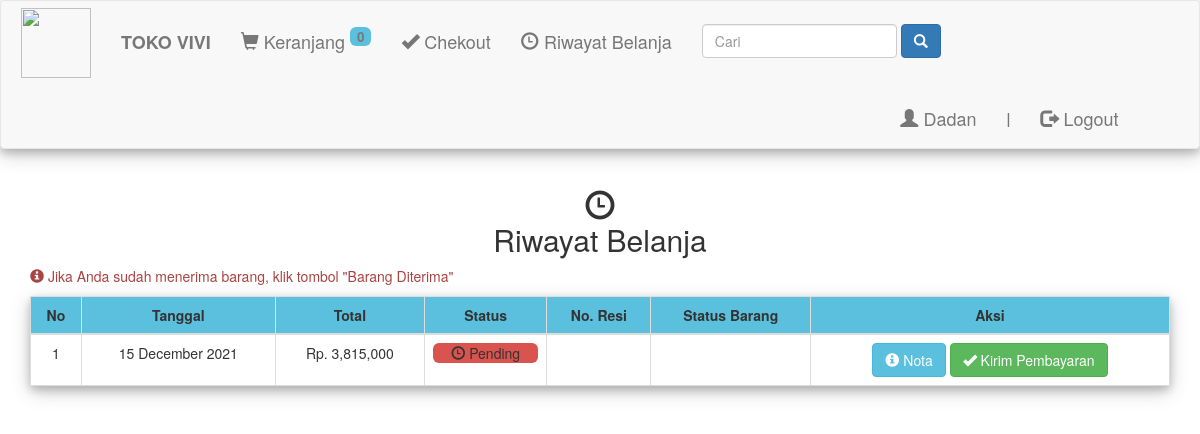
The app's page /riwayat.php (signed in) with its own data.
### tables this page shows
CREATE TABLE `pembelian` (
  `id_pembelian` int(11) NOT NULL,
  `id_pelanggan` int(11) NOT NULL,
  `id_ongkir` int(11) NOT NULL,
  `tanggal_pembelian` date NOT NULL,
  `total_pembelian` int(11) NOT NULL,
  `nama_kota` varchar(50) NOT NULL,
  `tarif` int(11) NOT NULL,
  `alamat_pengiriman` varchar(100) NOT NULL,
  `status_pembelian` varchar(100) NOT NULL DEFAULT 'pending'
);

### riwayat.php (the view, shortened to what this page needs)
<?php
include 'koneksi.php';
?>
<!DOCTYPE html>
<html lang="en">
<head>
	<link rel ="stylesheet" type="text/css" href="nav.css">
	<link rel="stylesheet" type="text/css" href="admin/assets/bower_components/bootstrap/dist/css/bootstrap.min.css">
</head>
<body>
	<?php include 'menu.php'; ?>
	<section class="riwayat">
		<div class="container">
			<h2 class="text-center"><span class="glyphicon glyphicon-time"></span><br>Riwayat Belanja <br></h2>
			<p class="text-left text-danger"><span class="glyphicon glyphicon-info-sign"></span> Jika Anda sudah menerima barang, klik tombol "Barang Diterima"</p>
			<table class="table table-bordered cari">
				<thead class="label-info">
					<tr>
						<th class="text-center">No</th>
						<th class="text-center">Tanggal</th>
						<th class="text-center">Total</th>
						<th class="text-center">Status</th>
						<th class="text-center">No. Resi</th>
						<th class="text-center">Status Barang</th>
						<th class="text-center">Aksi</th>
					</tr>
				</thead>
				<tbody>
					<?php
					$nomor = 1;
					$id_pelanggan = $_SESSION['pelanggan']['id_pelanggan'];
					$ambil = $koneksi->query("SELECT * FROM pembelian WHERE id_pelanggan = $id_pelanggan");
					while ($pecah = $ambil->fetch_assoc()) {
						$status = $pecah['status_pembelian'];?>
					<tr>
						<td class="text-center"><?php echo $nomor; ?></td>
						<td class="text-center"><?php echo date("d F Y", strtotime($pecah['tanggal_pembelian'])); ?></td>
						<td class="text-center">Rp. <?php echo number_format($pecah['total_pembelian']); ?></td>
						<?php if($status == "pending"){ ?>
						<td class="text-center"><p class="label-danger img-rounded"><span class="glyphicon glyphicon-time"></span> Pending</p></td>
							<?php } else if ($status == "Barang Dikirim") { ?>
						<td class="text-center"><p class="label-primary img-rounded"><span class="glyphicon glyphicon-time"></span> <?php echo $pecah['status_pembelian']; ?></p></td>
							<?php } else if ($status == "Barang Diterima") { ?>
						<td class="text-center"><p class="label-success img-rounded"><span class="glyphicon glyphicon-ok"></span> <?php echo $pecah['status_pembelian']; ?></p></td>
							<?php } else if ($status == "Menunggu Konfirmasi") { ?>
						<td class="text-center"><p class="label-warning img-rounded"><span class="glyphicon glyphicon-time"></span> <?php echo $pecah['status_pembelian']; ?></p></td>
							<?php } ?>
						<?php if ($status == "Barang Dikirim" OR $status == "Barang Diterima") { ?>
						<td class="text-center"><?php echo $pecah['resi_pengiriman']; ?> </td>
						<?php } else { ?> <td></td> <?php } ?>
						<?php if ($status == "Barang Dikirim") { ?>
						<td class="text-center">
							<a href="barang_diterima.php?id=<?php echo $pecah['id_pembelian'];?>" class="btn btn-primary"><span class="glyphicon glyphicon-ok"></span> Barang Diterima</a>
						</td>
						<?php } elseif($status == "Barang Diterima"){ ?>
							<td class="text-center"><span class="glyphicon glyphicon-ok text-success"></span></td> <?php
						} else { ?> <td></td> <?php } ?>
						<td class="text-center">
						<?php if($status == "Menunggu Konfirmasi" OR $status == "Barang Dikirim" OR $status == "Barang Diterima"){ ?>
							<a href="nota.php?id=<?php echo $pecah['id_pembelian'];?>" class="btn btn-info"><span class="glyphicon glyphicon-info-sign"></span> Nota</a>
							<a href="lihat_pembayaran.php?id=<?php echo $pecah['id_pembelian'];?>" class="btn btn-warning"><span class="glyphicon glyphicon-ok"></span> Lihat Pembayaran</a>
						<?php } elseif ($status == "pending") { ?>
							<a href="nota.php?id=<?php echo $pecah['id_pembelian'];?>" class="btn btn-info"><span class="glyphicon glyphicon-info-sign"></span> Nota</a>
							<a href="pembayaran.php?id=<?php echo $pecah['id_pembelian'];?>" class="btn btn-success"><span class="glyphicon glyphicon-ok"></span> Kirim Pembayaran</a> <?php
						} ?>
					</td>
					</tr>
				<?php $nomor ++; } ?>
				</tbody>
			</table>
		</div>
	</section>
</body>
</html>

### nav.css (style rules this page uses)
.cari { font-size: 14; padding: 5px; border: 1px solid #ccc; border-radius: 4px; box-sizing: border-box; border: 1px solid #008CBA; box-shadow: 0 4px 8px 0 rgba(0, 0, 0, 0.2), 0 6px 20px 0 rgba(0, 0, 0, 0.19); }

### records on screen
pembelian: tanggal_pembelian "15 December 2021", total_pembelian "3,815,000", status_pembelian "pending" (drawn)

### other values on screen
$_SESSION['pelanggan']['nama_pelanggan'] "Dadan"
